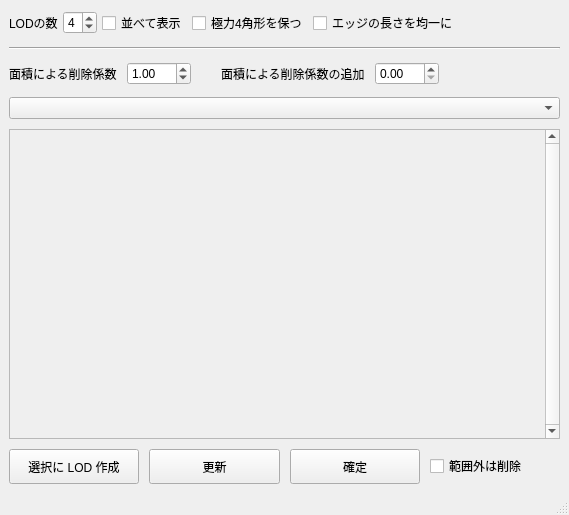
<?xml version="1.0" encoding="UTF-8"?>
<ui version="4.0">
 <class>MainWindow</class>
 <widget class="QMainWindow" name="MainWindow">
  <property name="geometry">
   <rect>
    <x>0</x>
    <y>0</y>
    <width>569</width>
    <height>515</height>
   </rect>
  </property>
  <property name="windowTitle">
   <string>MainWindow</string>
  </property>
  <widget class="QWidget" name="centralwidget">
   <layout class="QVBoxLayout" name="verticalLayout_2">
    <item>
     <layout class="QVBoxLayout" name="verticalLayout">
      <property name="spacing">
       <number>10</number>
      </property>
      <item>
       <layout class="QHBoxLayout" name="horizontalLayout_2">
        <property name="spacing">
         <number>5</number>
        </property>
        <property name="topMargin">
         <number>2</number>
        </property>
        <property name="bottomMargin">
         <number>2</number>
        </property>
        <item>
         <layout class="QHBoxLayout" name="horizontalLayout">
          <item>
           <widget class="QLabel" name="label">
            <property name="minimumSize">
             <size>
              <width>0</width>
              <height>0</height>
             </size>
            </property>
            <property name="text">
             <string>LODの数</string>
            </property>
           </widget>
          </item>
          <item>
           <widget class="QSpinBox" name="lodNumSpinBox">
            <property name="minimumSize">
             <size>
              <width>0</width>
              <height>0</height>
             </size>
            </property>
            <property name="maximumSize">
             <size>
              <width>60</width>
              <height>16777215</height>
             </size>
            </property>
            <property name="minimum">
             <number>1</number>
            </property>
            <property name="maximum">
             <number>7</number>
            </property>
            <property name="value">
             <number>4</number>
            </property>
           </widget>
          </item>
         </layout>
        </item>
        <item>
         <widget class="QCheckBox" name="viewAlignCheckBox">
          <property name="text">
           <string>並べて表示</string>
          </property>
         </widget>
        </item>
        <item>
         <widget class="QCheckBox" name="QuadCheckBox">
          <property name="text">
           <string>極力4角形を保つ</string>
          </property>
         </widget>
        </item>
        <item>
         <widget class="QCheckBox" name="equalizeLengthCheckBox">
          <property name="text">
           <string>エッジの長さを均一に</string>
          </property>
         </widget>
        </item>
        <item>
         <spacer name="horizontalSpacer_3">
          <property name="orientation">
           <enum>Qt::Horizontal</enum>
          </property>
          <property name="sizeHint" stdset="0">
           <size>
            <width>40</width>
            <height>20</height>
           </size>
          </property>
         </spacer>
        </item>
       </layout>
      </item>
      <item>
       <widget class="Line" name="line">
        <property name="orientation">
         <enum>Qt::Horizontal</enum>
        </property>
       </widget>
      </item>
      <item>
       <layout class="QHBoxLayout" name="horizontalLayout_5">
        <property name="spacing">
         <number>30</number>
        </property>
        <property name="topMargin">
         <number>2</number>
        </property>
        <property name="rightMargin">
         <number>30</number>
        </property>
        <property name="bottomMargin">
         <number>2</number>
        </property>
        <item>
         <layout class="QHBoxLayout" name="horizontalLayout_3">
          <property name="spacing">
           <number>10</number>
          </property>
          <item>
           <widget class="QLabel" name="label_2">
            <property name="text">
             <string>面積による削除係数</string>
            </property>
           </widget>
          </item>
          <item>
           <widget class="QDoubleSpinBox" name="thresholdSpinBox">
            <property name="minimumSize">
             <size>
              <width>0</width>
              <height>0</height>
             </size>
            </property>
            <property name="maximumSize">
             <size>
              <width>70</width>
              <height>16777215</height>
             </size>
            </property>
            <property name="maximum">
             <double>999.990000000000009</double>
            </property>
            <property name="value">
             <double>1.000000000000000</double>
            </property>
           </widget>
          </item>
         </layout>
        </item>
        <item>
         <layout class="QHBoxLayout" name="horizontalLayout_4">
          <property name="spacing">
           <number>10</number>
          </property>
          <item>
           <widget class="QLabel" name="label_3">
            <property name="text">
             <string>面積による削除係数の追加</string>
            </property>
           </widget>
          </item>
          <item>
           <widget class="QDoubleSpinBox" name="thresholdAddSpinBox">
            <property name="maximumSize">
             <size>
              <width>70</width>
              <height>16777215</height>
             </size>
            </property>
            <property name="maximum">
             <double>999.990000000000009</double>
            </property>
           </widget>
          </item>
         </layout>
        </item>
        <item>
         <spacer name="horizontalSpacer_2">
          <property name="orientation">
           <enum>Qt::Horizontal</enum>
          </property>
          <property name="sizeHint" stdset="0">
           <size>
            <width>40</width>
            <height>20</height>
           </size>
          </property>
         </spacer>
        </item>
       </layout>
      </item>
      <item>
       <widget class="QComboBox" name="selectHDAConboBox"/>
      </item>
      <item>
       <widget class="QScrollArea" name="lodscrollArea">
        <property name="minimumSize">
         <size>
          <width>0</width>
          <height>0</height>
         </size>
        </property>
        <property name="maximumSize">
         <size>
          <width>16777215</width>
          <height>16777215</height>
         </size>
        </property>
        <property name="verticalScrollBarPolicy">
         <enum>Qt::ScrollBarAlwaysOn</enum>
        </property>
        <property name="widgetResizable">
         <bool>true</bool>
        </property>
        <widget class="QWidget" name="scrollAreaWidgetContents">
         <property name="geometry">
          <rect>
           <x>0</x>
           <y>0</y>
           <width>522</width>
           <height>273</height>
          </rect>
         </property>
         <layout class="QVBoxLayout" name="verticalLayout_4">
          <item>
           <layout class="QVBoxLayout" name="lodBoxLayouts">
            <property name="rightMargin">
             <number>0</number>
            </property>
           </layout>
          </item>
         </layout>
        </widget>
       </widget>
      </item>
      <item>
       <layout class="QHBoxLayout" name="horizontalLayout_6">
        <item>
         <widget class="QPushButton" name="createLodFromSelectionButton">
          <property name="minimumSize">
           <size>
            <width>0</width>
            <height>35</height>
           </size>
          </property>
          <property name="text">
           <string>選択に LOD 作成</string>
          </property>
         </widget>
        </item>
        <item>
         <widget class="QPushButton" name="checkPolyCountButton">
          <property name="minimumSize">
           <size>
            <width>0</width>
            <height>35</height>
           </size>
          </property>
          <property name="text">
           <string>更新</string>
          </property>
         </widget>
        </item>
        <item>
         <widget class="QPushButton" name="createLodButton">
          <property name="minimumSize">
           <size>
            <width>0</width>
            <height>35</height>
           </size>
          </property>
          <property name="text">
           <string>確定</string>
          </property>
         </widget>
        </item>
        <item>
         <widget class="QCheckBox" name="removeLODcheckBox">
          <property name="text">
           <string>範囲外は削除</string>
          </property>
         </widget>
        </item>
       </layout>
      </item>
     </layout>
    </item>
   </layout>
  </widget>
  <widget class="QMenuBar" name="menubar">
   <property name="geometry">
    <rect>
     <x>0</x>
     <y>0</y>
     <width>569</width>
     <height>26</height>
    </rect>
   </property>
  </widget>
  <widget class="QStatusBar" name="statusbar"/>
 </widget>
 <resources/>
 <connections/>
</ui>
